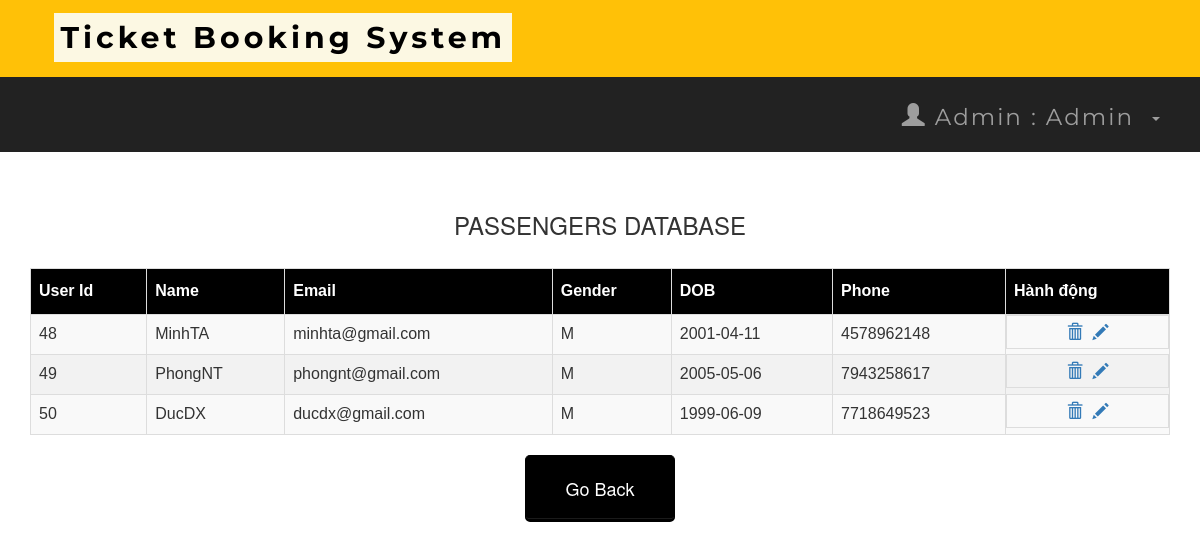
The app's page /adminuser.php (signed in), older data.
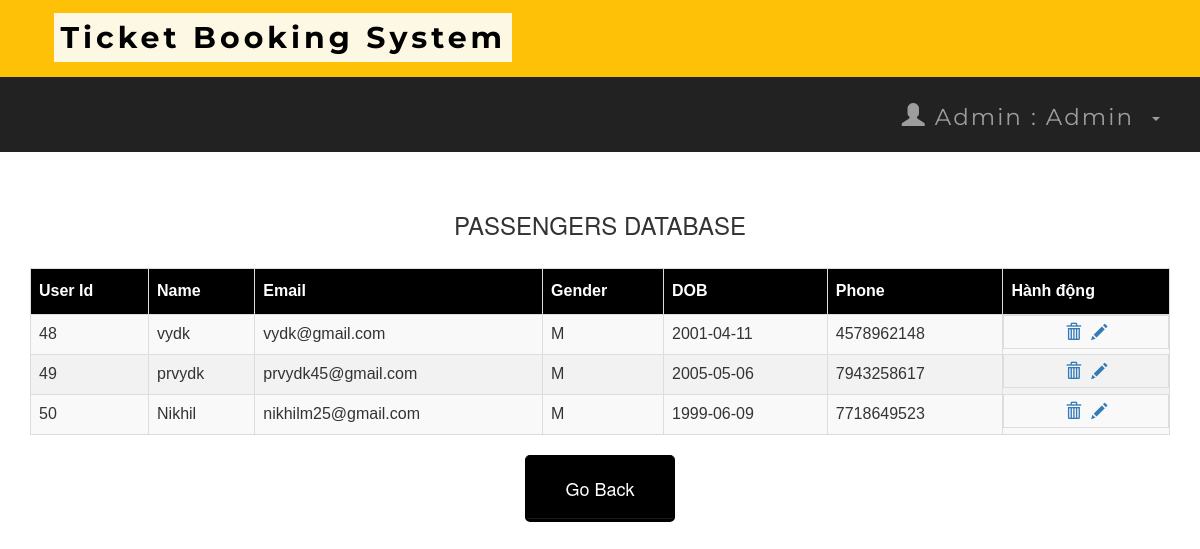
The same page, newer data.
### tables this page shows
CREATE TABLE `users` (
  `UserID` int(10) NOT NULL,
  `Name` varchar(50) NOT NULL,
  `Email` varchar(70) NOT NULL,
  `Gender` varchar(10) NOT NULL,
  `password` varchar(50) NOT NULL,
  `DoB` date NOT NULL,
  `Phone` varchar(10) NOT NULL,
  `Joined_on` timestamp NOT NULL DEFAULT current_timestamp()
);

### adminuser.php (the view, shortened to what this page needs)
<?php
include 'connect.php';
include 'adminheader.php';
?>
<!DOCTYPE html>
<html>
<link rel='stylesheet' href='index.css'>
<body>
    <br /><br />
    <div class="container">
        <h3 align="center"> PASSENGERS DATABASE</h3>
        <br />
        <div class="table-responsive">
            <table id="data" class="table table-striped table-bordered">
                <thead>
                    <tr>
                        <th scope="col">User Id</th>
                        <th scope="col">Name</th>
                        <th scope="col">Email</th>
                        <th scope="col">Gender</th>
                        <th scope="col">DOB</th>
                        <th scope="col">Phone</th>
                        <th scope="col">Hành động</th>
                    </tr>
                </thead>
                <tbody>
                    <?php
                    $result = mysqli_query($connect, "SELECT * FROM users");
                    while ($row = mysqli_fetch_assoc($result)) :
                    ?>
                        <tr>
                            <td><?php echo $row['UserID']; ?></td>
                            <td><?php echo $row['Name']; ?></td>
                            <td><?php echo $row['Email']; ?></td>
                            <td><?php echo $row['Gender']; ?></td>
                            <td><?php echo $row['DoB']; ?></td>
                            <td><?php echo $row['Phone']; ?></td>
                            <td class="center-buttons">
                                <a href="delete.php?id=<?php echo $row['UserID']; ?>">
                                    <span class="glyphicon glyphicon-trash" aria-hidden="true"></span>
                                </a>
                                <a href="update.php?id=<?php echo $row['UserID']; ?>" class="update-link">
                                    <span class="glyphicon glyphicon-pencil" aria-hidden="true"></span>
                                </a>
                            </td>
                        </tr>
                    <?php endwhile; ?>
                </tbody>
            </table>
        </div>
    </div>
</body>
<table align='center'>
    <tr>
        <td><a href='admin.php'><button style="background-color: black ; border-color:black "><span style="color:white">Go Back </span> </button></a></td>
    </tr>
</table>

### adminheader.php (shortened to what this page needs)
<head>
  <link rel="stylesheet" href="https://maxcdn.bootstrapcdn.com/bootstrap/3.4.0/css/bootstrap.min.css">
  <link rel="stylesheet" href="https://maxcdn.bootstrapcdn.com/bootstrap/3.4.1/css/bootstrap.min.css">
  <link rel="stylesheet" href="https://maxcdn.bootstrapcdn.com/bootstrap/3.4.1/css/bootstrap.min.css">
</head>
<nav class="navvvvvvbar navvvvvvbar-default navvvvvvbar-fixed-top">
  <div class="navvvvvvbar-brand navvvvvvbar-center">
    <b>
      &nbsp&nbsp&nbsp<mark>Ticket Booking System</mark>
    </b>
  </div>
</nav>
<nav class="navbar navbar-inverse">
  <div class="container-fluid">
    <div class="collapse navbar-collapse " id="myNavbar">
      <ul class="nav navbar-nav navbar-right">
        <li class="dropdown"><a class="dropdown-toggle" data-toggle="dropdown" href="#"><span class="glyphicon glyphicon-user"></span>
            Admin : <?php echo " " . $_SESSION['name'] . "" ?> &nbsp<span class="caret"></span></a>
    </div>
  </div>
</nav>
</html>

### index.css (style rules this page uses)
*, *:before, *:after { -moz-box-sizing: border-box; -webkit-box-sizing: border-box; box-sizing: border-box; }
a { text-decoration:none; }
td { text-align: center; }
button { padding: 19px 39px 18px 39px; color: #FFF; background-color: #a8db34; font-size: 18px; text-align: center; font-style: normal; border-radius: 5px; width: 100%; border: 1px solid #71db34; border-width: 1px 1px 3px; box-shadow: 0 -1px 0 rgba(255,255,255,0.1) inset; margin-bottom: 10px; }

### adminheader.php (style rules this page uses)
.navbar { margin-bottom: 50px; border-radius: 0; font-family: Montserrat, sans-serif; margin-bottom: 0; border: 0; font-size: 23px !important; letter-spacing: 2px; opacity: 2; padding: 10px; }
.navvvvvvbar { font-family: Montserrat, sans-serif; margin-bottom: 0; background-color: #FFC107; border: 0; font-size: 30px !important; letter-spacing: 4px; text-align: left; padding: 17px; color: black; font-weight: 40000; }

### adminuser.php (style rules this page uses)
table#data { font-size: 16px; font-family: "Trebuchet MS", Arial, Helvetica, sans-serif; border-collapse: collapse; border-spacing: 0; width: 100%; }
#data td, #data th { border: 1px solid #ddd; text-align: left; padding: 8px; }
#data tr:nth-child(even) { background-color: #f2f2f2 }
#data th { padding-top: 11px; padding-bottom: 11px; background-color: black; color: white; }
.center-buttons { display: flex; justify-content: center; }
.center-buttons a { margin: 0 5px; }

Row changes from the older to the newer data that the page shows:
changed users id 48: Name "MinhTA" → "vydk"; Email "minhta@gmail.com" → "vydk@gmail.com"
changed users id 49: Name "PhongNT" → "prvydk"; Email "phongnt@gmail.com" → "prvydk45@gmail.com"
changed users id 50: Name "DucDX" → "Nikhil"; Email "ducdx@gmail.com" → "nikhilm25@gmail.com"
